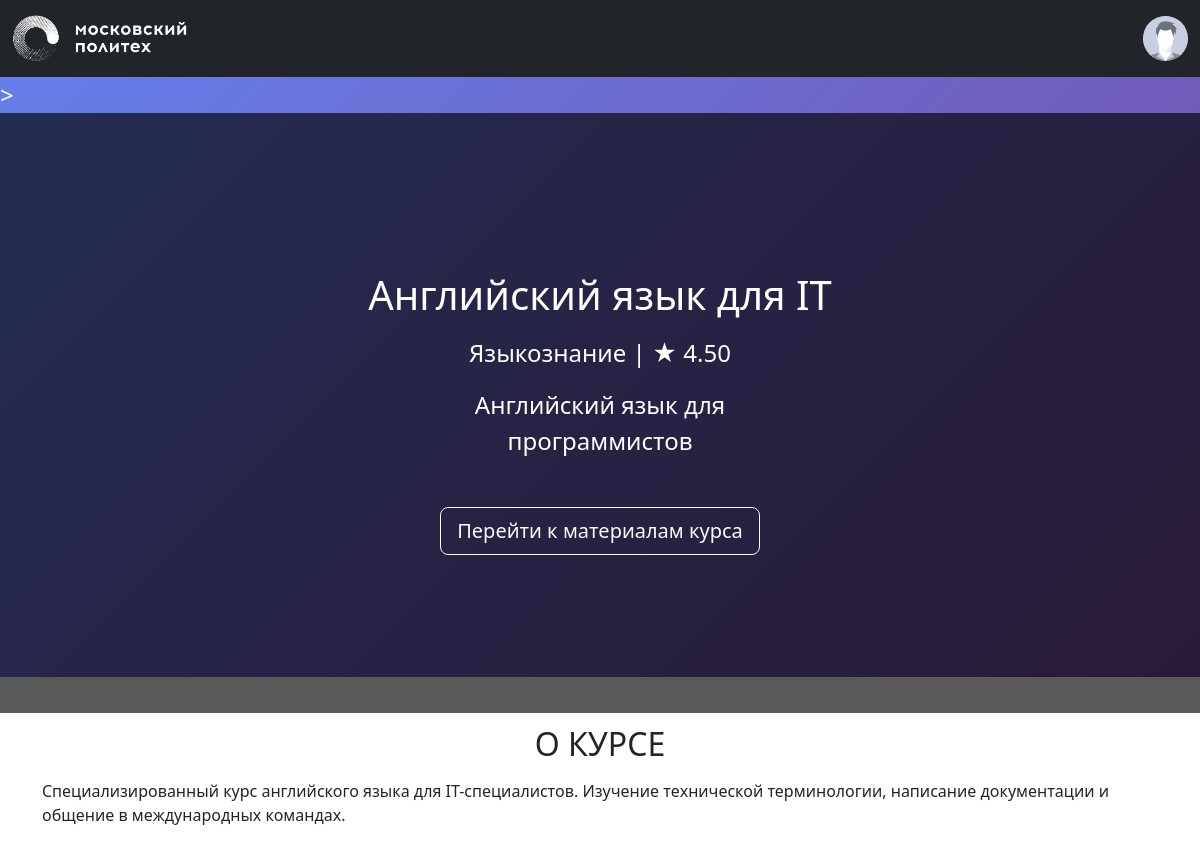
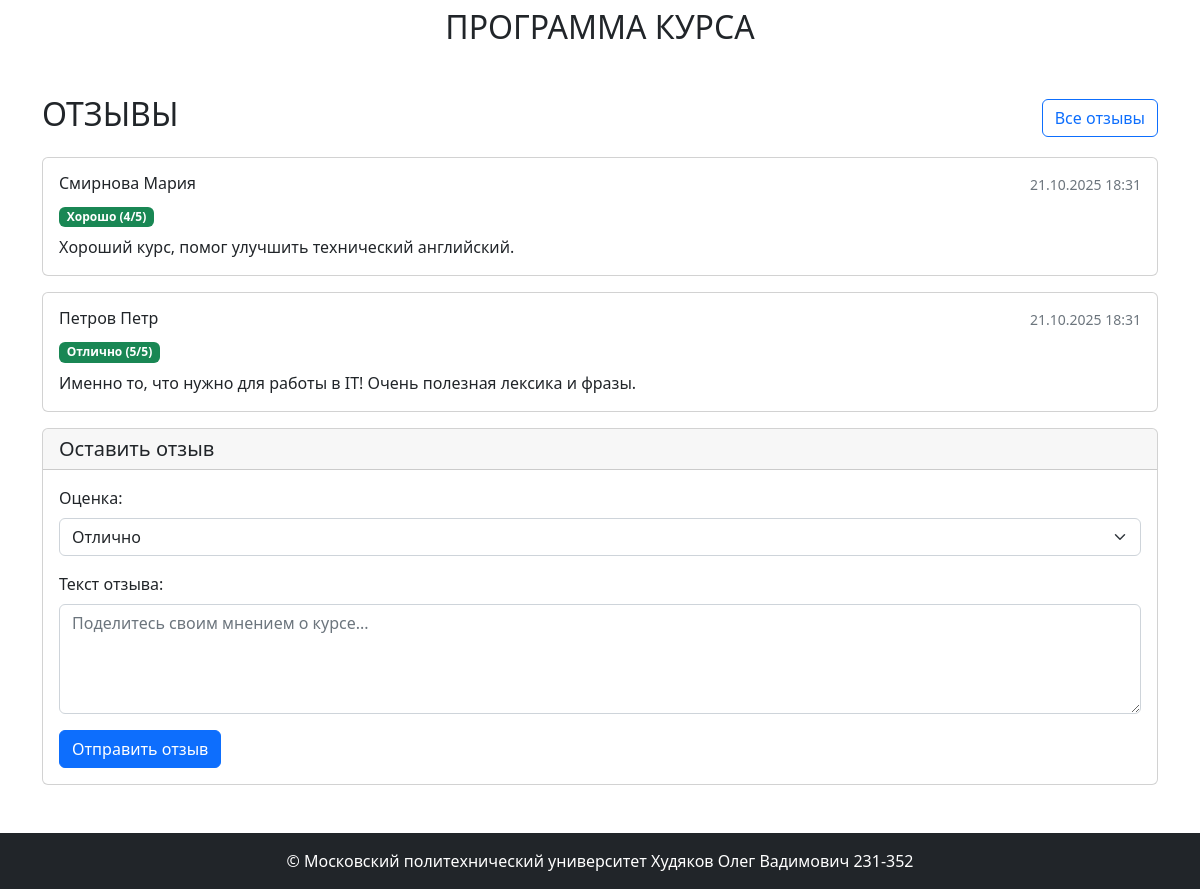
/courses/4 (signed in), run on the app's committed database (2 pictures, top to bottom).
### app/models.py (models this page shows, shortened)
class Course(db.Model):
    __tablename__ = 'courses'
    id = db.Column(db.Integer, primary_key=True)
    name = db.Column(db.String(100), nullable=False)
    short_desc = db.Column(db.Text)
    full_desc = db.Column(db.Text)
    rating_sum = db.Column(db.Integer, default=0)
    rating_num = db.Column(db.Integer, default=0)
    category_id = db.Column(db.Integer, db.ForeignKey("categories.id"))
    author_id = db.Column(db.Integer, db.ForeignKey("users.id"))
    background_image_id = db.Column(db.String(100), db.ForeignKey("images.id"))
    created_at = db.Column(db.DateTime, default=datetime.now)
    author = db.relationship("User")
    category = db.relationship("Category", lazy=False)
    bg_image = db.relationship("Image")
    reviews = db.relationship("Review", back_populates="course")
    @property
    def rating(self):
        if self.rating_num > 0:
            return self.rating_sum / self.rating_num
        return 0

class Category(db.Model):
    __tablename__ = 'categories'
    id = db.Column(db.Integer, primary_key=True)
    name = db.Column(db.String(100), nullable=False)
    parent_id = db.Column(db.Integer, db.ForeignKey("categories.id"))

class Review(db.Model):
    __tablename__ = 'reviews'
    id = db.Column(db.Integer, primary_key=True)
    rating = db.Column(db.Integer, nullable=False)
    text = db.Column(db.Text, nullable=False)
    created_at = db.Column(db.DateTime, default=datetime.now)
    course_id = db.Column(db.Integer, db.ForeignKey("courses.id"))
    user_id = db.Column(db.Integer, db.ForeignKey("users.id"))
    course = db.relationship("Course", back_populates="reviews")
    user = db.relationship("User")

class User(UserMixin, db.Model):
    __tablename__ = 'users'
    id = db.Column(db.Integer, primary_key=True)
    first_name = db.Column(db.String(100), nullable=False)
    last_name = db.Column(db.String(100), nullable=False)
    middle_name = db.Column(db.String(100))
    login = db.Column(db.String(100), unique=True, nullable=False)
    password_hash = db.Column(db.String(200), nullable=False)
    created_at = db.Column(db.DateTime, default=datetime.now)
    @property
    def full_name(self):
        return ' '.join([self.last_name, self.first_name, self.middle_name or ''])

### app/courses.py (the view)
@bp.route('/<int:course_id>')
def show(course_id):
    course = course_repository.get_course_by_id(course_id)
    if course is None:
        abort(404)
    recent_reviews = db.session.execute(
        select(Review).where(Review.course_id == course_id)
        .order_by(desc(Review.created_at)).limit(5)
    ).scalars().all()
    user_review = None
    if current_user.is_authenticated:
        user_review = db.session.execute(
            select(Review).where(
                Review.course_id == course_id,
                Review.user_id == current_user.id
            )
        ).scalar_one_or_none()
    return render_template('courses/show.html',
                         course=course,
                         recent_reviews=recent_reviews,
                         user_review=user_review)

### app/auth.py (called while the page is built)
def load_user(user_id):
    return user_repository.get_user_by_id(user_id)

### app/repositories/course_repository.py (called while the page is built)
    def get_course_by_id(self, course_id):
        return self.db.session.get(Course, course_id)

### app/repositories/user_repository.py (called while the page is built)
    def get_user_by_id(self, user_id):
        return self.db.session.execute(self.db.select(User).filter_by(id=user_id)).scalar()

### app/templates/courses/show.html (shortened to what this page needs)
{% extends 'base.html' %}
{% block content %}
<div class="title-area position-relative" style="{% if course.bg_image %}background-image: url({{ course.bg_image.url }});{% else %}background: linear-gradient(135deg, #667eea 0%, #764ba2 100%);{% endif %}">>
    <div class="h-100 w-100 py-5 d-flex text-center position-absolute" style="background-color: rgba(0, 0, 0, 0.65);">
        <div class="m-auto">
            <h1 class="title mb-3 font-weight-bold">{{ course.name }}</h1>
            <p class="mb-3 mx-auto">
                {{ course.category.name }} | <span>★</span> <span>{{ "%.2f" | format(course.rating) }}</span>
            </p>
            <div class="container">
                <p class="description w-75 mb-5 mx-auto">
                    {{ course.short_desc }}
                </p>
            </div>
            {% if current_user.is_authenticated %}
                <a href="#" class="btn btn-outline-light btn-lg">Перейти к материалам курса</a>
            {% else %}
                <button class="btn btn-outline-light btn-lg" disabled>Записаться</button>
            {% endif %}
        </div>
    </div>
</div>
<div class="container mt-5">
    <section class="about mb-5">
        <h2 class="mb-3 text-center text-uppercase font-weight-bold">О курсе</h2>
        <p>{{ course.full_desc }}</p>
    </section>
    <section class="program mb-5">
        <h2 class="mb-3 text-center text-uppercase font-weight-bold">Программа курса</h2>
    </section>
    <section class="reviews mb-5">
        <div class="d-flex justify-content-between align-items-center mb-3">
            <h2 class="text-center text-uppercase font-weight-bold">Отзывы</h2>
            {% if recent_reviews %}
                <a href="{{ url_for('courses.reviews', course_id=course.id) }}" class="btn btn-outline-primary">
                    Все отзывы
                </a>
            {% endif %}
        </div>
        {% if recent_reviews %}
            {% for review in recent_reviews %}
            <div class="card mb-3">
                <div class="card-body">
                    <div class="d-flex justify-content-between align-items-start mb-2">
                        <h6 class="card-title mb-0">{{ review.user.full_name }}</h6>
                        <small class="text-muted">{{ review.created_at.strftime('%d.%m.%Y %H:%M') }}</small>
                    </div>
                    <div class="mb-2">
                        <span class="badge bg-{{ 'success' if review.rating >= 4 else 'warning' if review.rating >= 3 else 'danger' }}">
                            {% if review.rating == 5 %}Отлично
                            {% elif review.rating == 4 %}Хорошо
                            {% elif review.rating == 3 %}Удовлетворительно
                            {% elif review.rating == 2 %}Неудовлетворительно
                            {% elif review.rating == 1 %}Плохо
                            {% else %}Ужасно
                            {% endif %}
                            ({{ review.rating }}/5)
                        </span>
                    </div>
                    <p class="card-text">{{ review.text }}</p>
                </div>
            </div>
            {% endfor %}
        {% else %}
            <div class="alert alert-info">
                <p>Отзывов пока нет. Станьте первым, кто оставит отзыв о данном курсе!</p>
            </div>
        {% endif %}
        {% if current_user.is_authenticated %}
            {% if user_review %}
                <div class="card border-success">
                    <div class="card-header bg-success text-white">
                        <h5 class="mb-0">Ваш отзыв</h5>
                    </div>
                    <div class="card-body">
                        <div class="d-flex justify-content-between align-items-start mb-2">
                            <h6 class="card-title mb-0">{{ user_review.user.full_name }}</h6>
                            <small class="text-muted">{{ user_review.created_at.strftime('%d.%m.%Y %H:%M') }}</small>
                        </div>
                        <div class="mb-2">
                            <span class="badge bg-{{ 'success' if user_review.rating >= 4 else 'warning' if user_review.rating >= 3 else 'danger' }}">
                                {% if user_review.rating == 5 %}Отлично
                                {% elif user_review.rating == 4 %}Хорошо
                                {% elif user_review.rating == 3 %}Удовлетворительно
                                {% elif user_review.rating == 2 %}Неудовлетворительно
                                {% elif user_review.rating == 1 %}Плохо
                                {% else %}Ужасно
                                {% endif %}
                                ({{ user_review.rating }}/5)
                            </span>
                        </div>
                        <p class="card-text">{{ user_review.text }}</p>
                    </div>
                </div>
            {% else %}
                <div class="card">
                    <div class="card-header">
                        <h5 class="mb-0">Оставить отзыв</h5>
                    </div>
                    <div class="card-body">
                        <form method="POST" action="{{ url_for('courses.create_review', course_id=course.id) }}">
                            <div class="mb-3">
                                <label for="rating" class="form-label">Оценка:</label>
                                <select class="form-select" id="rating" name="rating" required>
                                    <option value="5" selected>Отлично</option>
                                </select>
                            </div>
                            <div class="mb-3">
                                <label for="text" class="form-label">Текст отзыва:</label>
                                <textarea class="form-control" id="text" name="text" rows="4" required
                                          placeholder="Поделитесь своим мнением о курсе..."></textarea>
                            </div>
                            <button type="submit" class="btn btn-primary">Отправить отзыв</button>
                        </form>
                    </div>
                </div>
            {% endif %}
        {% else %}
            <div class="alert alert-info">
                <p><a href="{{ url_for('auth.login') }}">Войдите в систему</a>, чтобы оставить отзыв.</p>
            </div>
        {% endif %}
    </section>
</div>
{% endblock %}

### app/static/styles.css (style rules this page uses)
.title-area { background-color: black; background-position: center; background-repeat: no-repeat; background-size: cover; color: white; font-size: 1.5rem; min-height: calc(75vh); }

### data on the page
Course: name "Английский язык для IT", rating "4.50", short_desc "Английский язык для программистов", full_desc "Специализированный курс английского языка для IT-специалистов. Изучение технической терминологии, написание документации и общение в международных командах."
Category: category.name "Языкознание"
Review: user.full_name "Смирнова Мария", created_at "21.10.2025 18:31", shows "Хорошо", rating "4", text "Хороший курс, помог улучшить технический английский."
Review: user.full_name "Петров Петр", created_at "21.10.2025 18:31", shows "Отлично", rating "5", text "Именно то, что нужно для работы в IT! Очень полезная лексика и фразы."
